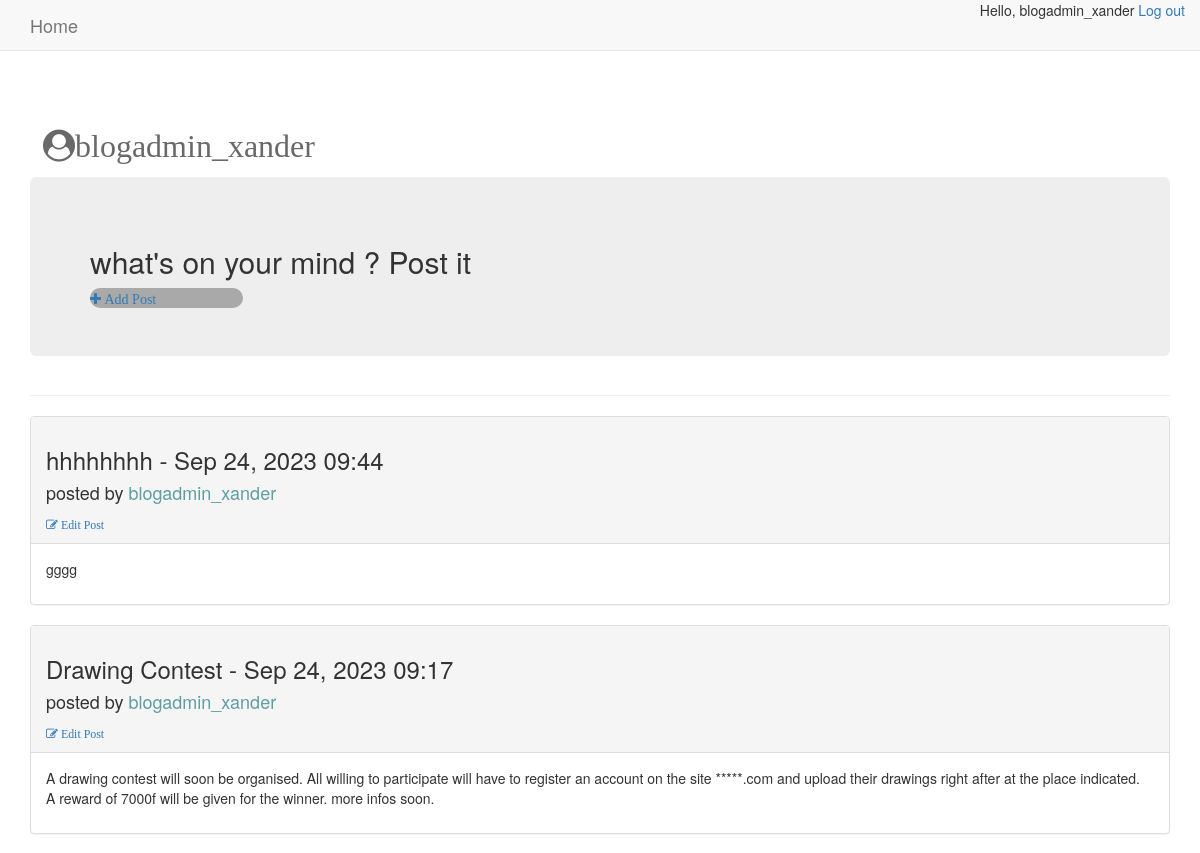
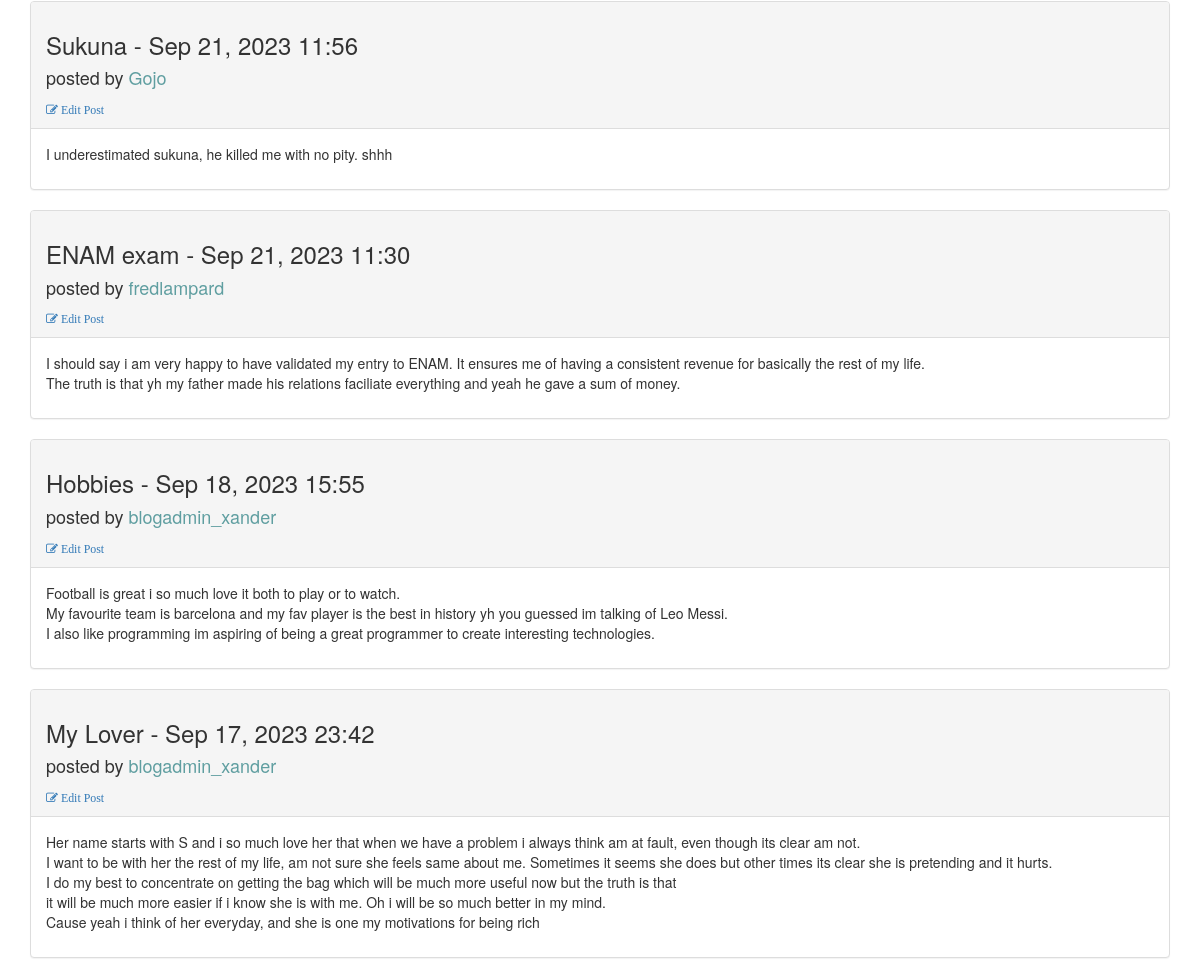
The app's page / (signed in) with its own data (2 pictures, top to bottom).
### blogs/models.py (models this page shows, shortened)
class BlogPost(models.Model):
    title=models.CharField(max_length=20)
    text=models.TextField()
    date_added=models.DateTimeField(auto_now_add=True)
    owner=models.ForeignKey(User,models.CASCADE)

### blogs/views.py (the view)
# urls.py: 2. Add a URL to urlpatterns:  path('', views.home, name='home')
def home(request):
    posts=BlogPost.objects.order_by('-date_added')
    context={'posts':posts}
    return render(request,"blogs/home.html",context)

### blogs/templates/blogs/home.html
{% extends "blogs/base.html" %}
{%block header%}
{% if user.is_authenticated %}
<div style="width: 30%;
padding: 10px;">
<a style="padding: 3px; color: dimgray; font-size: 32px;" href="{% url 'users:profile' user.id %}">
    <i class="fa fa-user-circle">{{user.username}}</i>
</a>
</div>
{% endif %}
<div class="jumbotron">
    <h2>what's on your mind ? Post it</h2>
    <div style="background:darkgray; width: 15%; border-radius: 10px;">
        <a href="{% url 'blogs:add_post' %}" >
        <i class="fa fa-plus"> Add Post</i></a>
    </div>
</div>
{% endblock header%}
{% block content %}
{% for post in posts %}
<div class="panel panel-default">
    <div class="panel-heading">
        <h3>
            {{post.title}} - {{post.date_added |date:'M d, Y H:i'}}
            <h4>posted by <a style="color:cadetblue;"
                 href="{% url 'users:profile' post.owner.id %}">{{post.owner}}</a></h4>
            <small>
                <a href="{% url 'blogs:edit_post' post.id %}">
                    <i class="fa fa-edit"> Edit Post</i></a>
            </small>
        </h3>
    </div>
    <div class="panel-body">
        {{post.text | linebreaks}}
    </div>
</div>
{% endfor %}
{% endblock content %}

### blogs/templates/blogs/base.html (shortened to what this page needs)
{% load bootstrap3 %}
<!DOCTYPE html>
<html lang="eng">
<head>
    <link rel="stylesheet" href="https://cdnjs.cloudflare.com/ajax/libs/font-awesome/4.7.0/css/font-awesome.min.css">
{% bootstrap_css %}
</head>
<body>
<nav class="navbar navbar-default navbar-static-top">
    <div class="container">
        <div class="navbar-header">
            <a class="navbar-brand" href="{% url 'blogs:home' %}">Home</a>
        </div>
        <div id="navbar" class="navbar-collapse collapse">
            <ul class="nav navbar-nav navbar-right ">
                {% if user.is_authenticated %}
                Hello, {{user.username}} <a href="{% url 'users:logout' %}"> Log out</a>
                {% else %}
                <li><a href="{% url 'users:register' %}">register</a></li>
                <li><a href="{% url 'users:login' %}">login</a></li>
                {% endif %}
            </ul>
        </div>
    </div>
</nav>
<div class="container">
    <div class="page-header">
        {%block header%}{% endblock header %}
    </div>
    <div>
        {%block content%}{% endblock content %}
    </div>
</div>
</body>
</html>

### records on screen
BlogPost: title "hhhhhhhh", date_added "Sep 24, 2023 09:44", owner "blogadmin_xander", text "gggg"
BlogPost: title "Drawing Contest", date_added "Sep 24, 2023 09:17", owner "blogadmin_xander", text "A drawing contest will soon be organised. All willing to participate will have to register an account on the site *****.com and upload their drawings right after at the place indicated. A reward of 7000f will be given for the winner. more infos soon."
BlogPost: title "Sukuna", date_added "Sep 21, 2023 11:56", owner "Gojo", text "I underestimated sukuna, he killed me with no pity. shhh"
BlogPost: title "ENAM exam", date_added "Sep 21, 2023 11:30", owner "fredlampard", text "I should say i am very happy to have validated my entry to ENAM. It ensures me of having a consistent revenue for basically the rest of my life. The truth is that yh my father made his relations faciliate everything and yeah he gave a sum of money."
BlogPost: title "Hobbies", date_added "Sep 18, 2023 15:55", owner "blogadmin_xander", text "Football is great i so much love it both to play or to watch. My favourite team is barcelona and my fav player is the best in history yh you guessed im talking of Leo Messi. I also like programming im aspiring of being a great programmer to create interesting technologies."
BlogPost: title "My Lover", date_added "Sep 17, 2023 23:42", owner "blogadmin_xander", text "Her name starts with S and i so much love her that when we have a problem i always think am at fault, even though its clear am not. I want to be with her the rest of my life, am not sure she feels same about me. Sometimes it seems she does but other times its clear she is pretending and it hurts. I do my best to concentrate on getting the bag which will be much more useful now but the truth is that it will be much more easier if i know she is with me. Oh i will be so much better in my mind. Cause yeah i think of her everyday, and she is one my motivations for being rich"

### other values on screen
{{ user.username }} "blogadmin_xander"
